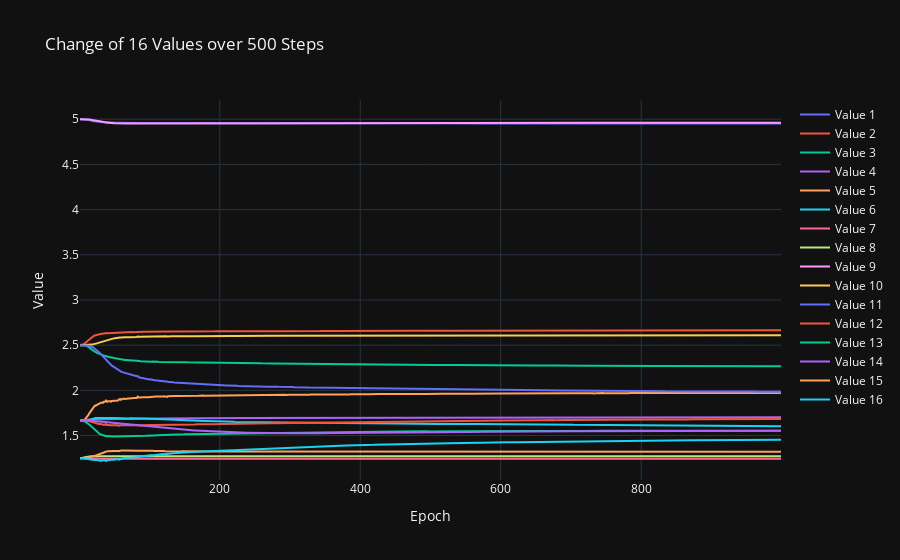

Notebook cell for this chart:
### Markdown cell above
## Var Values

### Code cell
### plot
import numpy as np
import plotly.graph_objects as go


data = experiment_data_loader.experiment_data['000008']['repetition_data'][1]


means = []
for mean_idx in range(16):
    means.append(data[f"var{mean_idx}"])

    
data = np.stack(means, axis=1)

# Preparing data for plotting
epochs = np.arange(1, data.shape[0])
traces = []
for i in range(data.shape[1]):
    traces.append(go.Scatter(x=epochs, y=data[:, i], mode='lines', name=f'Value {i+1}'))

# Plotting with Plotly
layout = go.Layout(title='Change of 16 Values over 500 Steps',
                   xaxis=dict(title='Epoch'),
                   yaxis=dict(title='Value'),
                   template='plotly_dark')

fig = go.Figure(data=traces, layout=layout)
fig.show()

### Figure 1 — Plotly figure (JSON) as saved in the notebook; plotly's stock layout.template omitted (floating-point values rounded to 4 significant figures; data arrays with more than 128 entries replaced by an {"elided": "..."} marker saying what was removed)
{"data": [{"mode": "lines", "name": "Value 1", "type": "scatter", "x": {"elided": "999 int values"}, "y": {"elided": "1000 float values"}}, {"mode": "lines", "name": "Value 2", "type": "scatter", "x": {"elided": "999 int values"}, "y": {"elided": "1000 float values"}}, {"mode": "lines", "name": "Value 3", "type": "scatter", "x": {"elided": "999 int values"}, "y": {"elided": "1000 float values"}}, {"mode": "lines", "name": "Value 4", "type": "scatter", "x": {"elided": "999 int values"}, "y": {"elided": "1000 float values"}}, {"mode": "lines", "name": "Value 5", "type": "scatter", "x": {"elided": "999 int values"}, "y": {"elided": "1000 float values"}}, {"mode": "lines", "name": "Value 6", "type": "scatter", "x": {"elided": "999 int values"}, "y": {"elided": "1000 float values"}}, {"mode": "lines", "name": "Value 7", "type": "scatter", "x": {"elided": "999 int values"}, "y": {"elided": "1000 float values"}}, {"mode": "lines", "name": "Value 8", "type": "scatter", "x": {"elided": "999 int values"}, "y": {"elided": "1000 float values"}}, {"mode": "lines", "name": "Value 9", "type": "scatter", "x": {"elided": "999 int values"}, "y": {"elided": "1000 float values"}}, {"mode": "lines", "name": "Value 10", "type": "scatter", "x": {"elided": "999 int values"}, "y": {"elided": "1000 float values"}}, {"mode": "lines", "name": "Value 11", "type": "scatter", "x": {"elided": "999 int values"}, "y": {"elided": "1000 float values"}}, {"mode": "lines", "name": "Value 12", "type": "scatter", "x": {"elided": "999 int values"}, "y": {"elided": "1000 float values"}}, {"mode": "lines", "name": "Value 13", "type": "scatter", "x": {"elided": "999 int values"}, "y": {"elided": "1000 float values"}}, {"mode": "lines", "name": "Value 14", "type": "scatter", "x": {"elided": "999 int values"}, "y": {"elided": "1000 float values"}}, {"mode": "lines", "name": "Value 15", "type": "scatter", "x": {"elided": "999 int values"}, "y": {"elided": "1000 float values"}}, {"mode": "lines", "name": "Value 16", "type": "scatter", "x": {"elided": "999 int values"}, "y": {"elided": "1000 float values"}}], "layout": {"title": {"text": "Change of 16 Values over 500 Steps"}, "xaxis": {"title": {"text": "Epoch"}}, "yaxis": {"title": {"text": "Value"}}}}
